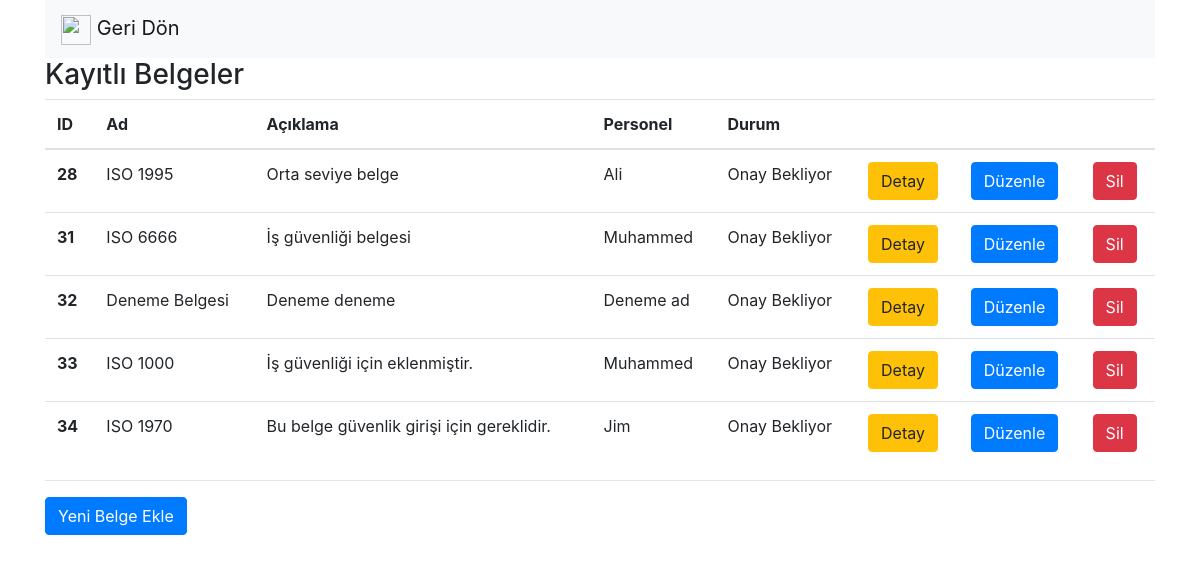
Before: /belgeListe (signed in) with the older database file.
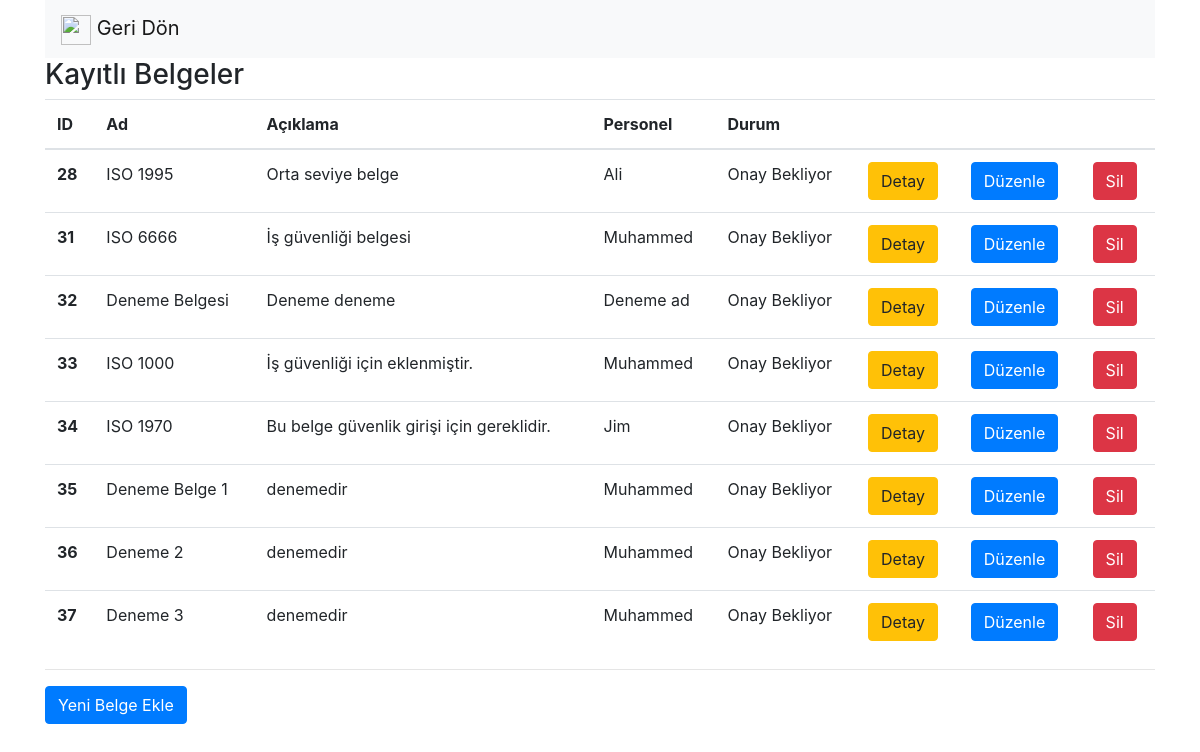
After: the same page with the newer database file.
### safeputapp/models.py (models this page shows, shortened)
class Belge(models.Model):
    ad = models.CharField(max_length = 50, verbose_name = "Ad")
    aciklama = models.CharField(max_length = 50, verbose_name = "Açıklama")
    personel_id = models.ForeignKey(Personel, on_delete = models.CASCADE, verbose_name = "Personel")
    belge = models.FileField(upload_to='documents/')
    belge_durum = models.ForeignKey(BelgeDurum, on_delete = models.CASCADE, verbose_name = "Belge Durum")
    aktifmi = models.BooleanField(verbose_name = "Aktif mi?", default = True)
    olusturma_tarihi = models.DateTimeField(auto_now_add = True, blank = True, verbose_name = "Oluşturma Tarihi")
    duzunleme_tarihi = models.DateTimeField(verbose_name = "Duzenleme Tarihi", blank = True, null = True)

class Personel(models.Model):
    ad = models.CharField(max_length = 50, verbose_name = "Ad")
    soyad = models.CharField(max_length = 50, verbose_name = "Soyad")
    adres = models.CharField(max_length = 250, verbose_name = "Adres")
    telefon = models.CharField(max_length = 11, verbose_name = "Telefon")
    eposta = models.CharField(max_length = 50, verbose_name = "E-Posta")
    tcno = models.CharField(max_length = 11, verbose_name = "TC Kimlik Numarası")
    ehliyet_no = models.CharField(max_length = 20, verbose_name = "Ehliyet Numarası")
    kan_grubu = models.CharField(max_length = 10, verbose_name = "Kan Grubu")
    sgk_no = models.CharField(max_length = 250, verbose_name = "SGK Numarası")
    is_id = models.ForeignKey(Is, on_delete = models.CASCADE, verbose_name = "İş")
    aktifmi = models.BooleanField(verbose_name = "Aktif mi?", default = True)
    olusturma_tarihi = models.DateTimeField(auto_now_add = True, blank = True, verbose_name = "Oluşturma Tarihi")
    duzunleme_tarihi = models.DateTimeField(verbose_name = "Duzenleme Tarihi", blank = True, null = True)
    def __unicode__(self):
        return self.ad

class BelgeDurum(models.Model):
    ad = models.CharField(max_length = 50, verbose_name = "Ad")
    durum = models.CharField(max_length = 20, verbose_name = "Durum")
    aktifmi = models.BooleanField(verbose_name = "Aktif mi?", default = True)
    olusturma_tarihi = models.DateTimeField(auto_now_add = True, blank = True, verbose_name = "Oluşturma Tarihi")
    duzunleme_tarihi = models.DateTimeField(verbose_name = "Duzenleme Tarihi", blank = True, null = True)
    def __unicode__(self):
        return self.ad

### safeputapp/views.py (the view)
# urls.py: url(r'^belgeListe', belgeListe),
def belgeListe(request):
    personeller = Personel.objects.filter(is_id = request.session['mevcutIs'])
    belgeler = Belge.objects.filter(aktifmi = True)
    return render(request, "belgeListe.html", { "mevcutIs" : request.session['mevcutIs'], "belgeler" : belgeler, "personeller" : personeller })

### safeputapp/templates/belgeListe.html (shortened to what this page needs)
<!DOCTYPE html>
    <html>
        <head>
        <link rel="stylesheet" href="https://maxcdn.bootstrapcdn.com/bootstrap/4.0.0/css/bootstrap.min.css">
        </head>
        <body>
            <div class="container">
                <nav class="navbar navbar-light bg-light">
                    <a class="navbar-brand" href="isAnasayfa/{{mevcutIs}}">
                        <img src="https://image.flaticon.com/icons/svg/118/118739.svg" width="30" height="30" alt=""> Geri Dön
                    </a>
                </nav>
                <h3>Kayıtlı Belgeler</h3>
                    {% if belgeler %}
                        <table class="table">
                            <thead>
                                <tr>
                                <th scope="col">ID</th>
                                <th scope="col">Ad</th>
                                <th scope="col">Açıklama</th>
                                <th scope="col">Personel</th>
                                <th scope="col">Durum</th>
                                <th scope="col"></th>
                                <th scope="col"></th>
                                <th scope="col"></th>
                                </tr>
                            </thead>
                            <tbody>
                                {% for belge in belgeler %}
                                    <tr>
                                        <th scope="row"> {{ belge.id }} </th>
                                        <td> {{ belge.ad }} </td>
                                        <td> {{ belge.aciklama }} </td>
                                        <td> {{ belge.personel_id }} </td>
                                        <td> {{ belge.belge_durum }} </td>
                                        <td><a href="/belgeDetay/{{belge.id}}" class="btn btn-warning">Detay</td>
                                        <td><a href="/belgeDuzenle/{{belge.id}}" class="btn btn-primary">Düzenle</td>
                                        <td><a href="/belgeSil/{{belge.id}}" class="btn btn-danger">Sil</td>
                                    </tr>
                                {% endfor %}
                            </tbody>
                        </table>
                    {% else %}
                        <div class="alert alert-danger">
                            Kayıt bulunamadı.
                        </div>
                    {% endif %}
                <hr>
                <a href="belgeEkle" class="btn btn-primary"> Yeni Belge Ekle </a>
            </div>
        </body>
</html>

Changed rows visible on the page:
added Belge: id "35", ad "Deneme Belge 1", aciklama "denemedir", personel_id "Muhammed", belge_durum "Onay Bekliyor"
added Belge: id "36", ad "Deneme 2", aciklama "denemedir", personel_id "Muhammed", belge_durum "Onay Bekliyor"
added Belge: id "37", ad "Deneme 3", aciklama "denemedir", personel_id "Muhammed", belge_durum "Onay Bekliyor"
